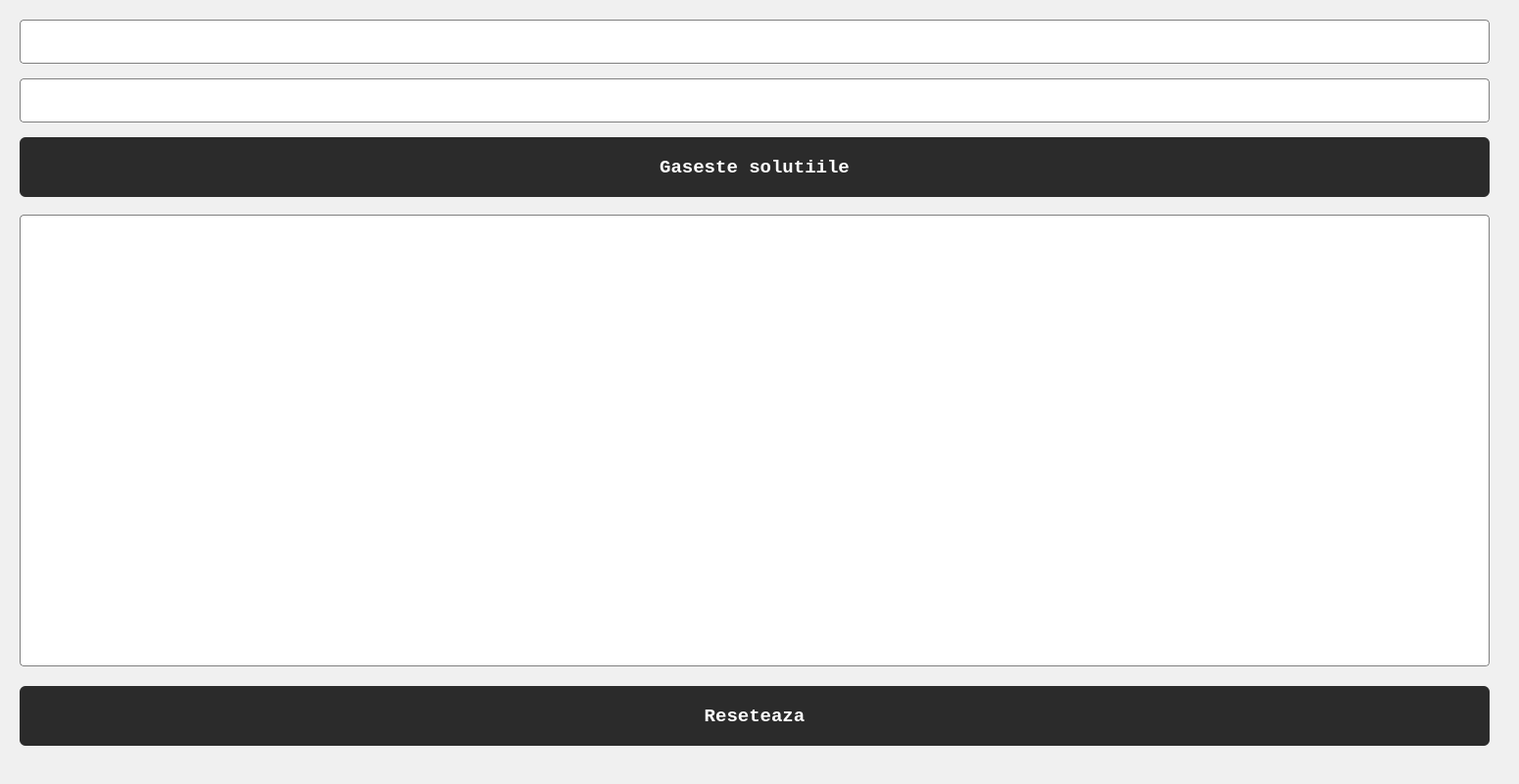
<?xml version="1.0" encoding="UTF-8"?>
<ui version="4.0">
 <class>AppClass</class>
 <widget class="QMainWindow" name="AppClass">
  <property name="geometry">
   <rect>
    <x>0</x>
    <y>0</y>
    <width>1550</width>
    <height>800</height>
   </rect>
  </property>
  <property name="sizePolicy">
   <sizepolicy hsizetype="Maximum" vsizetype="Maximum">
    <horstretch>0</horstretch>
    <verstretch>0</verstretch>
   </sizepolicy>
  </property>
  <property name="minimumSize">
   <size>
    <width>0</width>
    <height>0</height>
   </size>
  </property>
  <property name="maximumSize">
   <size>
    <width>16777215</width>
    <height>16777215</height>
   </size>
  </property>
  <property name="font">
   <font>
    <family>Courier New</family>
    <pointsize>12</pointsize>
    <bold>true</bold>
   </font>
  </property>
  <property name="windowTitle">
   <string>App</string>
  </property>
  <property name="windowOpacity">
   <double>1.000000000000000</double>
  </property>
  <property name="autoFillBackground">
   <bool>false</bool>
  </property>
  <property name="styleSheet">
   <string notr="true">background-color: #f0f0f0;</string>
  </property>
  <widget class="QWidget" name="centralWidget">
   <widget class="QLineEdit" name="tbA">
    <property name="geometry">
     <rect>
      <x>20</x>
      <y>20</y>
      <width>1500</width>
      <height>45</height>
     </rect>
    </property>
    <property name="font">
     <font>
      <family>Courier New</family>
      <pointsize>14</pointsize>
      <bold>true</bold>
     </font>
    </property>
    <property name="styleSheet">
     <string notr="true">QLineEdit {
    background-color: white;
    color: black;
    border: 1px solid gray;
    border-radius: 4px;
    padding: 2px;
    font-family: &quot;Courier New&quot;;
    font-weight: bold;
}
</string>
    </property>
    <property name="placeholderText">
     <string/>
    </property>
   </widget>
   <widget class="QPushButton" name="btnEnter">
    <property name="geometry">
     <rect>
      <x>20</x>
      <y>140</y>
      <width>1500</width>
      <height>61</height>
     </rect>
    </property>
    <property name="font">
     <font>
      <family>Courier New</family>
      <pointsize>14</pointsize>
      <bold>true</bold>
     </font>
    </property>
    <property name="styleSheet">
     <string notr="true">QPushButton {
    background-color: #2b2b2b;  /* Dark gray */
    color: white;
    border: none;
    border-radius: 6px;
    padding: 6px 12px;
    font-weight: bold;
    font-family: &quot;Courier New&quot;;
}

QPushButton:hover {
    background-color: #3c3c3c;  /* Slightly lighter gray for hover */
}

QPushButton:pressed {
    background-color: #1e1e1e;  /* Even darker gray for pressed */
}
</string>
    </property>
    <property name="text">
     <string>Gaseste solutiile</string>
    </property>
   </widget>
   <widget class="QPushButton" name="btnReset">
    <property name="geometry">
     <rect>
      <x>20</x>
      <y>700</y>
      <width>1500</width>
      <height>61</height>
     </rect>
    </property>
    <property name="font">
     <font>
      <family>Courier New</family>
      <pointsize>14</pointsize>
      <bold>true</bold>
     </font>
    </property>
    <property name="styleSheet">
     <string notr="true">QPushButton {
    background-color: #2b2b2b;  /* Dark gray */
    color: white;
    border: none;
    border-radius: 6px;
    padding: 6px 12px;
    font-weight: bold;
    font-family: &quot;Courier New&quot;;
}

QPushButton:hover {
    background-color: #3c3c3c;  /* Slightly lighter gray for hover */
}

QPushButton:pressed {
    background-color: #1e1e1e;  /* Even darker gray for pressed */
}
</string>
    </property>
    <property name="text">
     <string>Reseteaza</string>
    </property>
   </widget>
   <widget class="QLineEdit" name="tbP">
    <property name="geometry">
     <rect>
      <x>20</x>
      <y>80</y>
      <width>1500</width>
      <height>45</height>
     </rect>
    </property>
    <property name="font">
     <font>
      <family>Courier New</family>
      <pointsize>14</pointsize>
      <bold>true</bold>
     </font>
    </property>
    <property name="styleSheet">
     <string notr="true">QLineEdit {
    background-color: white;
    color: black;
    border: 1px solid gray;
    border-radius: 4px;
    padding: 2px;
    font-family: &quot;Courier New&quot;;
    font-weight: bold;
}
</string>
    </property>
    <property name="placeholderText">
     <string/>
    </property>
   </widget>
   <widget class="QTextEdit" name="tbX">
    <property name="geometry">
     <rect>
      <x>20</x>
      <y>219</y>
      <width>1500</width>
      <height>461</height>
     </rect>
    </property>
    <property name="font">
     <font>
      <family>Courier New</family>
      <pointsize>14</pointsize>
      <bold>true</bold>
     </font>
    </property>
    <property name="styleSheet">
     <string notr="true">QTextEdit {
    background-color: white;
    color: black;
    border: 1px solid gray;
    border-radius: 4px;
    padding: 2px;
    font-family: &quot;Courier New&quot;;
    font-weight: bold;
}
</string>
    </property>
    <property name="readOnly">
     <bool>true</bool>
    </property>
   </widget>
  </widget>
  <widget class="QStatusBar" name="statusBar"/>
 </widget>
 <layoutdefault spacing="6" margin="11"/>
 <resources>
  <include location="App.qrc"/>
 </resources>
 <connections/>
</ui>
